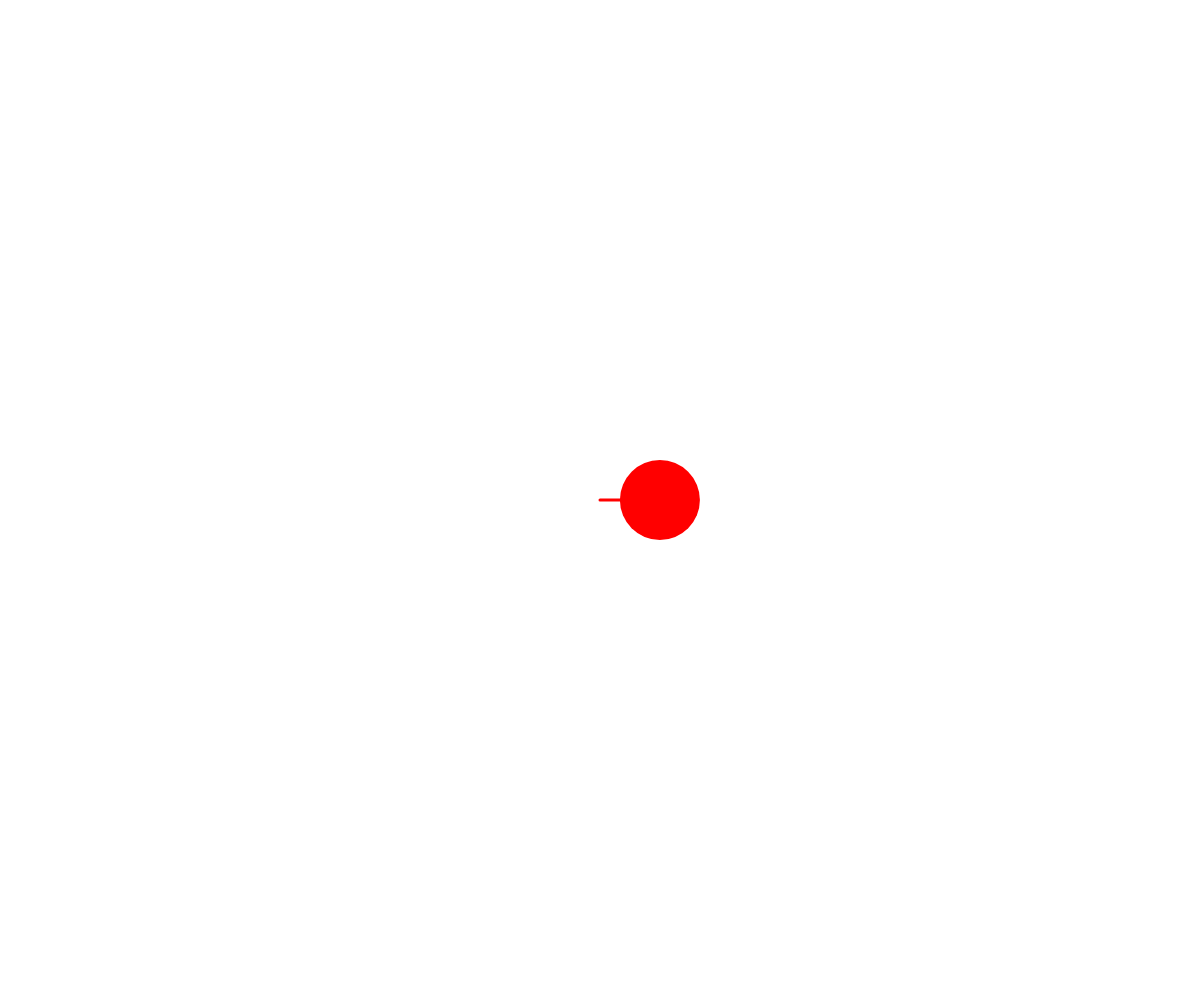
Frame 1 (no input)
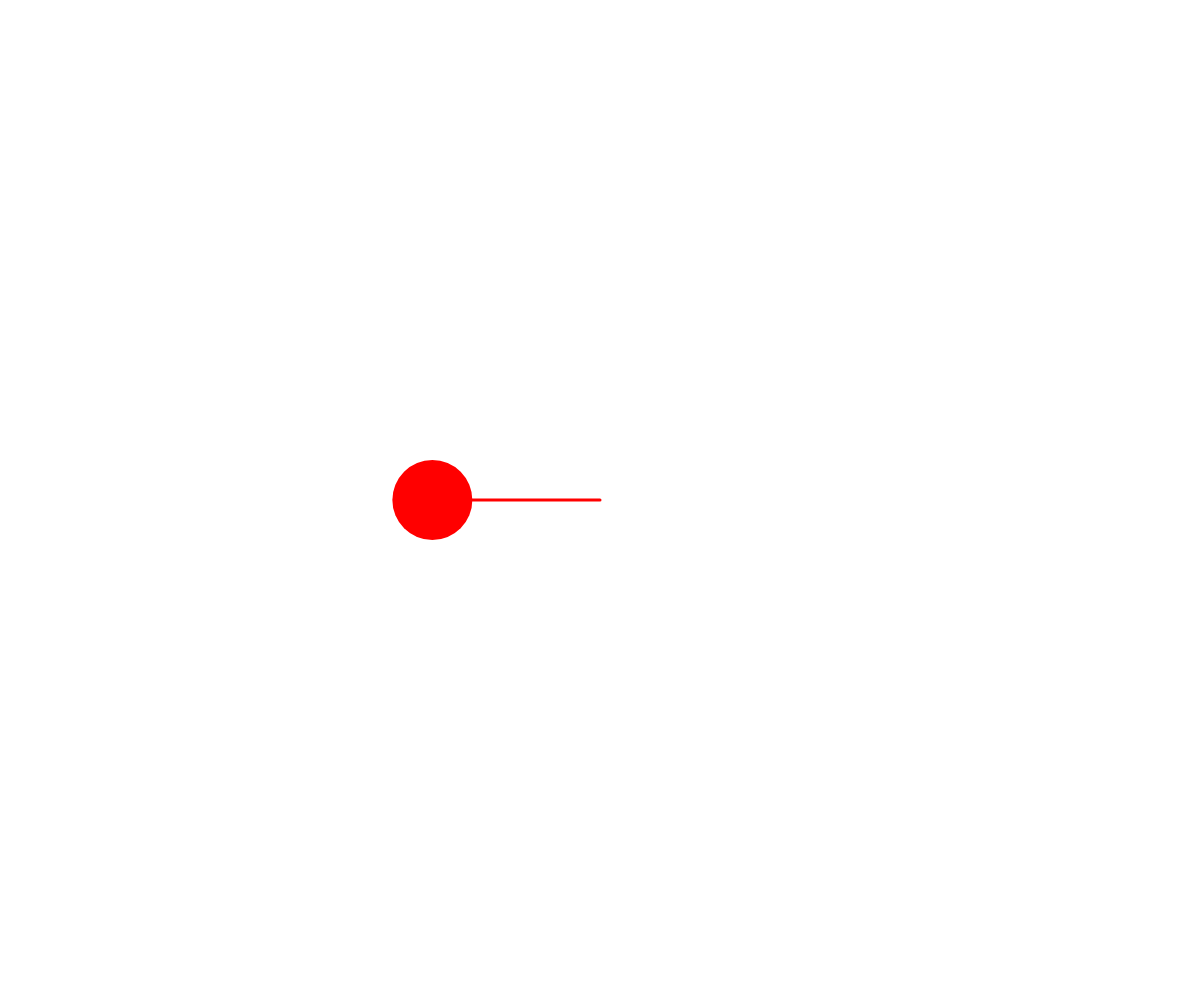
Frame 60 (no input)
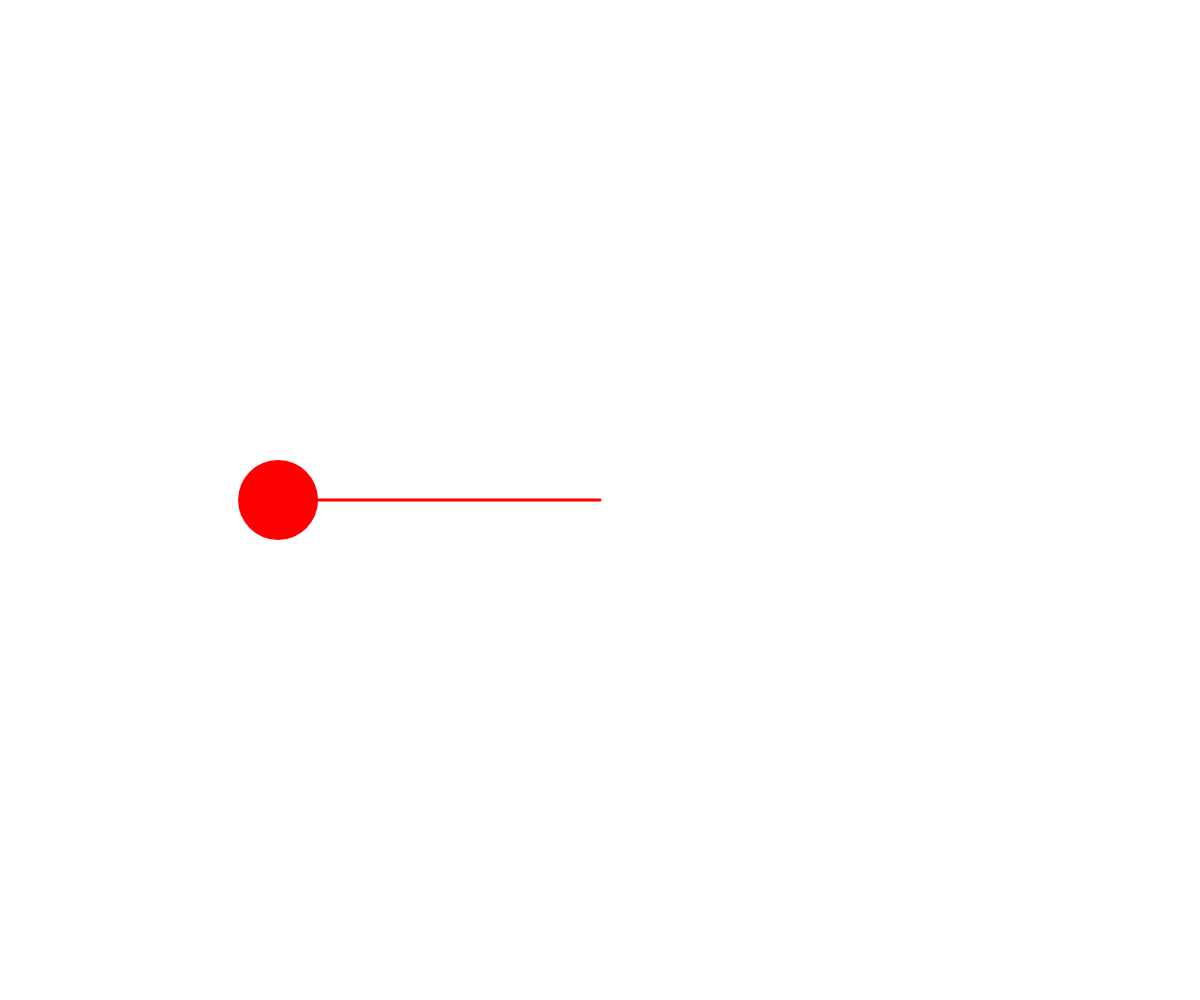
Frame 120 (the mouse pressed at the canvas centre since frame 60)

The p5.js sketch that drew these frames (run headless with seeded random() and noise() and a simulated clock; from frame 60 on, the mouse is pressed at the canvas centre):

// p5.js sketch
// ── sketch.js
function setup() {
  createCanvas(window.innerWidth, window.innerHeight);
  frameRate(30);
  strokeWeight(3);
}

let angle = 0;
let step = 0.1;
let len = 600;
function draw() {
  background('white');
  angle += step;
  let x = Math.sin(angle) * len + width/2;
  let y = height/2;
  stroke('red');
  line(width/2,height/2,x,y);
  noStroke();
  fill('red');
  circle(x,y,80);
}
